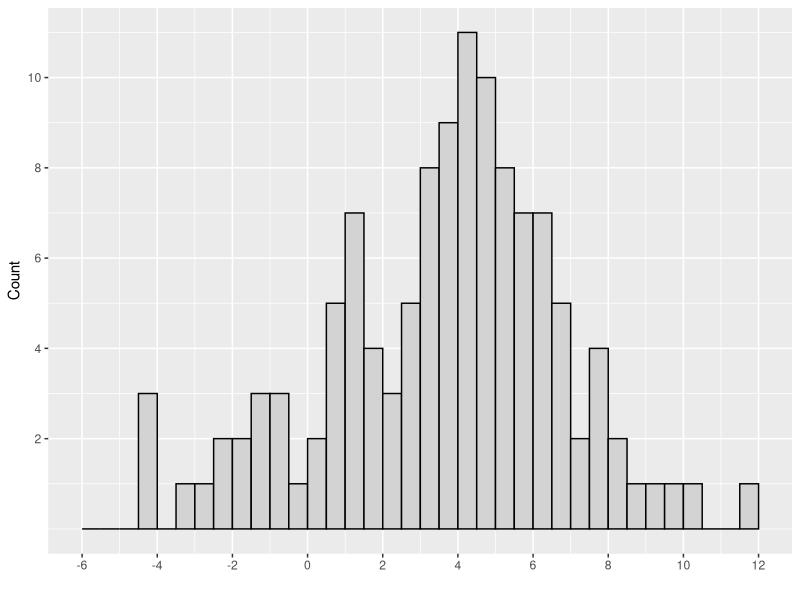
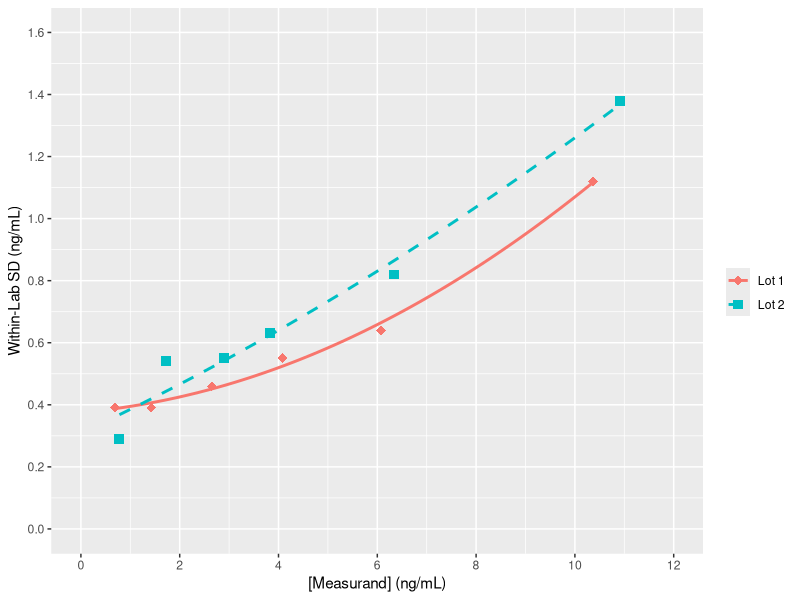
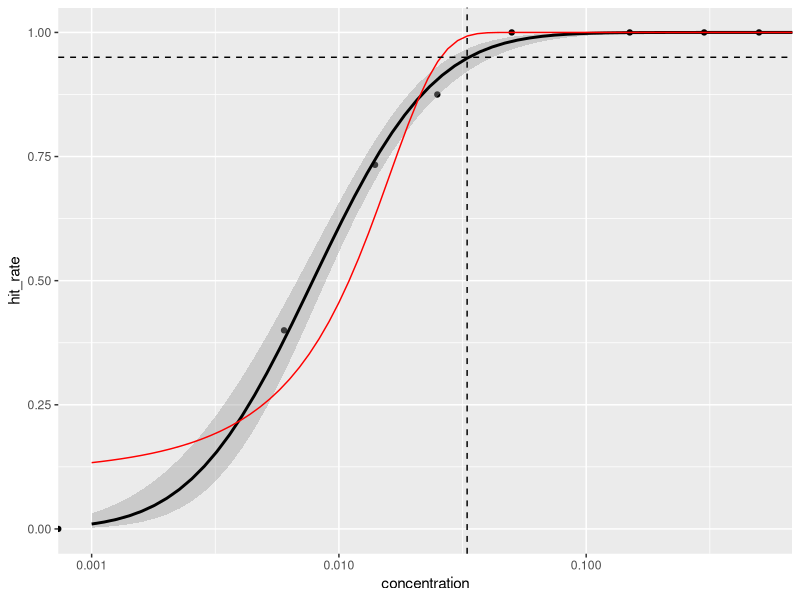

Here is the R script that generated these plots, in order:
## ---- chunk 1
suppressPackageStartupMessages(
  library(tidyverse)
)
## ---- chunk 2
# Table A1. Observed Blank Sample Results for Reagent Lot 1 (Units are pg/mL)
table_a1 <- tibble(
  day = rep(1:3, each = 4),
  replicate = rep(1:4, times = 3),
  `Blank 1` = c( 2.6, -0.8, 5.5, 6.0, 4.5, 0.6, -2.3,   3.4, 5.9, 7.6,  4.1, -1.4),
  `Blank 2` = c( 1.0,  2.9, 4.9, 8.0, 6.9, 5.0,  3.4,   1.2, 6.5, 5.6, -2.2,  2.3),
  `Blank 3` = c(-4.4, -3.4, 7.0, 6.9, 4.3, 3.2, -1.4,  -4.2, 5.9, 7.6,  3.8,  5.8),
  `Blank 4` = c( 1.5, -1.9, 5.1, 5.7, 4.1, 4.5, -0.6,   0.5, 5.4, 7.6,  4.4,  6.6),
  `Blank 5` = c( 1.2, -0.7, 6.1, 5.1, 4.8, 3.3, -2.8,  -1.4, 8.7, 3.6,  5.1,  3.5)
)

## ---- chunk 3
# Table A2. Observed Low Level Sample Results for Reagent Lot 1 (Units are pg/mL)
table_a2 <- tibble(
  day = rep(1:3, each = 4),
  replicate = rep(1:4, times = 3),
  `Low 1` = c(21.0, 22.8, 28.2, 25.9, 26.4, 28.3, 20.7, 21.9, 24.7, 22.5, 28.5, 29.2),
  `Low 2` = c(13.3, 12.6, 18.2, 14.7, 17.8, 14.0, 14.1, 12.5, 11.3, 12.2, 16.2, 13.9),
  `Low 3` = c(12.8, 12.9, 17.4, 16.0, 15.9, 14.1, 11.3,  9.4, 10.6, 13.6, 17.6, 14.9),
  `Low 4` = c(17.3, 19.2, 21.5, 22.2, 24.1, 25.8, 16.0, 16.4, 24.9, 23.8, 22.1, 26.1),
  `Low 5` = c(19.2, 22.7, 28.3, 26.2, 25.1, 30.3, 23.4, 19.2, 26.3, 23.1, 27.5, 30.1)
)
## ---- chunk 4
# Table A3. Observed Blank Sample Results for Reagent Lot 2 (Units are pg/mL)
table_a3 <- tibble(
  day = rep(1:3, each = 4),
  replicate = rep(1:4, times = 3),
  `Blank 1` = c(4.6,  4.1,  1.6, 3.7, 2.2, 0.7, 4.6, 2.6, 1.1, -4.4, 0.9,   0.7),
  `Blank 2` = c(9.2,  8.3,  4.8, 5.4, 4.8, 6.3, 5.4, 9.6, 7.7,  3.1, 6.1,  10.0),
  `Blank 3` = c(6.1,  3.2,  3.9, 1.4, 3.1, 4.1, 1.0, 3.4, 0.1,  0.4, 2.9,  -1.6),
  `Blank 4` = c(4.0, 11.5,  4.5, 3.6, 4.4, 6.8, 7.1, 4.2, 3.7,  3.7, 5.3,   4.5),
  `Blank 5` = c(4.0,  6.2, -0.2, 2.3, 1.6, 2.6, 6.4, 5.7, 4.2,  3.7, 1.4,   1.5) 
)
## ---- chunk 5
# Table A4. Observed Low Level Sample Results for Reagent Lot 2 (Units are pg/mL)
table_a4 <- tibble(
  day = rep(1:3, each = 4),
  replicate = rep(1:4, times = 3),
  `Low 1` = c(22.0, 22.5, 21.8, 22.1, 20.3, 21.0, 25.3, 26.0, 27.2, 25.1, 25.3, 25.3),
  `Low 2` = c(15.6, 21.2, 14.8, 14.9, 16.0, 15.8, 21.6, 22.8, 15.3, 18.7, 18.3, 19.5),
  `Low 3` = c(13.0, 15.9,  9.0,  7.0, 13.4,  8.5, 16.3, 18.1, 12.4, 11.1, 11.3, 10.1),
  `Low 4` = c(18.8, 17.6, 14.1, 14.9, 19.2, 15.8, 19.8, 21.4, 18.0, 18.0, 19.6, 23.1),
  `Low 5` = c(32.9, 30.4, 29.4, 27.6, 27.7, 30.6, 31.4, 30.4, 32.5, 28.9, 29.8, 35.1)
)
## ---- chunk 6

# Add the reagent lots, pivot to a longer format, and convert non-value columns to factors
tables_a14 <- map2_dfr(.x = list(table_a1, table_a2, table_a3, table_a4),  # The tables we need to clean up
                     .y = list("Lot 1", "Lot 1", "Lot 2", "Lot 2"),  # The lots of reagent that map to each of the tables
                     .f = ~ mutate(.x, reagent_lot = .y) %>%
                       pivot_longer(cols = starts_with(c("Blank", "Low")), 
                                    names_to = "sample", 
                                    values_to = "value")) %>%
  separate(sample, into = c("sample_type", "sample_number"), sep = " ", remove = FALSE) %>%
  mutate_at(vars(-value), as.factor)

glimpse(tables_a14)

## ---- chunk 7

alpha <- 0.05  # Type I error risk
pct_B <- 1 - alpha

B <- nlevels(tables_a14$day) *        # Number of days
  nlevels(tables_a14$sample_number) * # Number of unique samples
  nlevels(tables_a14$replicate)       # Number of replicates

rank_position <- 0.5 + (B * pct_B)

# Reproduce table A5  
tables_a14 %>%
  group_by(reagent_lot, sample_type) %>%
  mutate(rank_position = rank(value, ties.method = "random")) %>%
  filter(sample_type == "Blank",
        rank_position %in% 56:60) %>% 
  ungroup() %>%
  arrange(sample_type, reagent_lot, rank_position) %>%
  select(rank_position, reagent_lot, value) %>%
  pivot_wider(names_from = reagent_lot, values_from = value)

# Type 2 quantiles provide averaging at discontinuities
limits_nonparametric <- tables_a14 %>%
  group_by(reagent_lot, sample_type) %>%
    filter(sample_type == "Blank") %>%
  summarize(LoB = quantile(value, 1 - alpha, type = 2), .groups = "drop")  

limits_nonparametric
## ---- chunk 8

z <- qnorm(1-alpha)  # 95th percentile of normal distribution
#z <- round(z, digits = 3)

# Degrees of freedom, total measurements less the number of unique samples
df <- B - nlevels(tables_a14$sample_number)

# "Multiplier factor" as per eqn. 6
c_p = z / (1 - ( 1 / (4 * df)))

table_a6 <- tables_a14 %>%
  filter(sample_type == "Low") %>%
  group_by(sample, reagent_lot) %>%
  summarize(n = n(), SD = sd(value), .groups = "drop") %>%
  arrange(reagent_lot)

table_a6

limits_nonparametric <- table_a6 %>% 
  group_by(reagent_lot) %>%
  summarize(SD_L = sqrt(sum((n - 1) * SD^2) / sum(n-1)), .groups = "drop") %>%
  left_join(limits_nonparametric, by = "reagent_lot") %>%
  mutate(LoD = round(LoB + c_p * SD_L, 1))

## I believe there to be an error in this table - CD, 16-July-2020

limits_nonparametric

## ---- chunk 9

tables_a14 %>%
  filter(sample_type == "Blank") %>%
  ggplot(aes(x = value)) +
  geom_histogram(binwidth = 0.5, color = "black", fill = "lightgrey",
                 boundary = 0.5, closed = "left") +  # Match the binning-style that CLSI uses
  scale_x_continuous(breaks = seq(from = -6, to = 12, by = 2), limits = c(-6, 12), name = "") +
  scale_y_continuous(breaks = seq(2, 10, by = 2), name = "Count")

shapiro.test(tables_a14 %>%
  filter(sample_type == "Blank") %>%
  pull(value) 
)
## ---- chunk 10

table_a7 <- tables_a14 %>%
  filter(sample_type == "Blank") %>%
  group_by(reagent_lot) %>%
  summarize(M_B = round(mean(value), 2),
            SD_B = round(sd(value), 2),
            c_p = c_p,
            .groups = "drop") %>%
  mutate(LoB = round(M_B + c_p * SD_B, 1))

# Row 1 of this table doesn't allign with the document
table_a7

## ---- chunk 11
limits_parametric <- table_a6 %>% 
  group_by(reagent_lot) %>%
  summarize(SD_L = sqrt(sum((n - 1) * SD^2) / sum(n-1)), .groups = "drop") %>%
  right_join(table_a7, by = "reagent_lot") %>%
  mutate(LoD = round(LoB + c_p * SD_L, 1))

limits_parametric


## ---- chunk 12
# Confirm we've reproduced the values in the text
stopifnot(
  near(
    limits_nonparametric$LoB, 
    c(7.6, 9.4)
  ))

stopifnot(
  near(
    limits_nonparametric$LoD,
    c(12.7, 13.8)    # Values according to my math  
    # c(14.5, 13.8)  # Values according to document
  ))

stopifnot(
  near(
    limits_parametric$LoB,
    c(8.8, 8.6)
  ))

stopifnot(
  near(
    limits_parametric$LoD,
    c(13.9, 13.0)    # Values according to my math  
    # c(13.9, 13.2)  # Values according to document
  ))
## ---- chunk 13

table_b1 <- tibble(
  sample_id = LETTERS[1:6],
  mean.lot1 = c(0.69, 1.42, 2.65, 4.08, 6.08, 10.36),
  SD_WL.lot1 = c(0.39, 0.39, 0.46, 0.55, 0.64, 1.12),
  mean.lot2 = c(0.78, 1.73, 2.89, 3.82, 6.33, 10.92), 
  SD_WL.lot2 = c(0.29, 0.54, 0.55, 0.63, 0.82, 1.38))

table_b1

## ---- chunk 14

table_b1 <- table_b1 %>%
  pivot_longer(-sample_id) %>%
  separate(name, sep = "\\.", into = c("name", "reagent_lot")) %>%
  pivot_wider(names_from = name, values_from = value) %>%
  mutate(reagent_lot = str_replace(reagent_lot, "lot", "Lot ")) %>%
  mutate_if(is.character, factor)

glimpse(table_b1)
## ---- chunk 15

fits <- table_b1 %>% 
  group_by(reagent_lot) %>%
  do(poly_fit = lm(formula = .$SD_WL ~ poly(.$mean, 2, raw = TRUE)))

# These are the same coefficients that Excel returns
# Presumably this is what the guideline means when it says 'done using a spreadsheet'
# They differ from the coefficients reported in the guideline

fits$poly_fit

# Lot 1 Reported:    0.3741 / 0.0149 / 0.0055
# Lot 1 Calculated:  0.3756 / 0.0137 / 0.0056
# Lot 2 Reported:    0.2801 / 0.0817 / 0.0017
# Lot 2 Calculated:  0.3086 / 0.0747 / 0.0020

table_b1 %>%
  ggplot(aes(x = mean, y = SD_WL)) +
  geom_point(aes(color = reagent_lot, shape = reagent_lot), size = 3) +
  stat_smooth(method = "lm", formula = y ~ poly(x, 2), aes(color = reagent_lot, lty = reagent_lot), se = FALSE) +
  scale_shape_manual(values = c("diamond", "square"), name = "") +
  scale_color_discrete(name = "") +
  scale_x_continuous(name = "[Measurand] (ng/mL)",   limits = c(0, 12),  breaks = seq(0, 12,  by = 2)) +
  scale_y_continuous(name = "Within-Lab SD (ng/mL)", limits = c(0, 1.6), breaks = seq(0, 1.6, by = 0.2)) +
  scale_linetype_manual(values = c(1, 2), name = "")

## ---- chunk 16

# Unable to calculate directly (either in R or via Excel), so input from text
coefficients <- tribble(
  ~ reagent_lot, ~ C0, ~ C1, ~ C2,
  "Lot 1", 0.3741, 0.0149, 0.0055, # From text
# "Lot 1", 0.3756, 0.0137, 0.0056, # Calculated
  "Lot 2", 0.2801, 0.0817, 0.0017) # From text
# "Lot 2", 0.3086, 0.0747, 0.0020) # Calculated


N <- 80  # Measurements per sample
K <- 6   # Number of samples
N_tot <- N * K  # Total measurements
alpha <- 0.05
Z <- qnorm(1 - alpha)
c_p <- Z / ( 1 - ( 1 / (4 * (N_tot - K))))

LoB <- 0.51  # From section 5.4.3.2

LoD <- coefficients %>%
  mutate(LoD = LoB + c_p * (C0 + C1 * LoB + C2 * LoB^2))

## ---- chunk 17

table_b2 <- tibble(
  mc = c(seq(from = 0.5, to = 1.3, by = 0.1), 
         seq(from = 1.1, to = 1.2, by = 0.01)),
  SD_WL.lot1 = c(0.383, 0.385, 0.387, 0.390, 0.392, 0.395, 0.397, 0.400, 0.403, 
                 0.397, 0.397, 0.398, 0.398, 0.398, 0.399, 0.399, 0.399, 0.399, 0.400, 0.400),
  SD_WL.lot2 = c(0.348, 0.355, 0.363, 0.371, 0.379, 0.387, 0.394, 0.402, 0.410,
                 0.394, 0.395, 0.396, 0.397, 0.398, 0.398, 0.399, 0.400, 0.401, 0.401, 0.402))

# Tidy the table
table_b2 <- table_b2 %>%
  distinct(mc, .keep_all = TRUE) %>%  # Remove the duplicate rows
  pivot_longer(-mc) %>%
  separate(name, into = c("name", "reagent_lot"), sep = "\\.") %>%
  pivot_wider(names_from = name, values_from = value) %>%
  mutate(reagent_lot = str_replace(reagent_lot, "lot", "Lot ")) %>%
  mutate_if(is.character, factor) %>%
  arrange(reagent_lot)

# Calculate the trial LoD and the bias at each concentration
table_b2 <- table_b2 %>%
  mutate(trial_LoD = round(LoB + c_p * SD_WL, 2),
         bias = round(trial_LoD - mc, 2)) 

table_b2

# LoDs are where there is no bias
table_b2 %>%
  filter(!bias) %>%
  select(reagent_lot, LoD = trial_LoD)

## ---- chunk 18

table_c1 <- tibble(
  concentration = c(0.000, 0.025, 0.050, 0.150, 0.300, 0.500),
  positive_total.lot1 = c("0/22", "23/32", "29/32", "32/32", "32/32", "32/32"),
  positive_total.lot2 = c("0/22", "28/32", "32/32", "32/32", "32/32", "32/32"),
  positive_total.lot3 = c("0/22", "27/32", "32/32", "32/32", "32/32", "32/32"),
  hit_rate.lot1 = map_dbl(positive_total.lot1, ~ eval(parse(text = .))),  # This is a quick (lazy) way of
  hit_rate.lot2 = map_dbl(positive_total.lot2, ~ eval(parse(text = .))),  # evaluating the fractions in
  hit_rate.lot3 = map_dbl(positive_total.lot3, ~ eval(parse(text = .))))  # the first three columns.

table_c1
## ---- chunk 19

table_c2 <- tibble(
  concentration = c(0.006, 0.014),
  positive_total.lot1 = c("11/30", "15/30"),
  positive_total.lot2 = c("12/30", "22/30"),
  positive_total.lot3 = c("22/34", "31/34"),
  hit_rate.lot1 = map_dbl(positive_total.lot1, ~ eval(parse(text = .))),  # This is a quick (lazy) way of
  hit_rate.lot2 = map_dbl(positive_total.lot2, ~ eval(parse(text = .))),  # evaluating the fractions in
  hit_rate.lot3 = map_dbl(positive_total.lot3, ~ eval(parse(text = .))))  # the first three columns.

table_c2
## ---- chunk 20

tables_c12 <- table_c1 %>%
  bind_rows(table_c2) %>% 
  select(-starts_with("positive_total.lot")) %>%
  pivot_longer(-concentration) %>%
  separate(name, into = c("name", "reagent_lot"), sep = "\\.") %>%
  pivot_wider(names_from = name, values_from = value) %>%
  mutate(reagent_lot = str_replace(reagent_lot, "lot", "Lot ")) %>%
  arrange(reagent_lot, concentration)
## ---- chunk 21

df <- tables_c12 %>%
  filter(reagent_lot == "Lot 2")

probit_model <- glm(formula = df$hit_rate ~ df$concentration, family = quasibinomial(link = "probit"))

intercept <- coef(probit_model)[[1]]
slope <- coef(probit_model)[[2]]

predict(probit_model, newdata = tibble("concentration" = 0.05), type = "response")

invlink_fn <- function(x) pnorm(x * slope + intercept)

df %>%
  ggplot(aes(x = concentration, y = hit_rate)) +
  geom_point() +
  scale_x_log10(breaks = c(0.001, 0.01, 0.1, 1), limits = c(0.001, 10)) +
  geom_smooth(formula = y ~ x, color = "black", fullrange = TRUE,
              method = "glm", method.args = list(family = quasibinomial(link = "probit"))) +
  stat_function(fun = invlink_fn, color = "red") +
  geom_hline(yintercept = 0.95, lty = 2) +
  geom_vline(xintercept = 0.033, lty = 2) +
  coord_cartesian(xlim = c(0.001, 0.5))


p <- ggplot(df, aes(x = concentration, y = hit_rate)) + 
    geom_smooth(formula = y ~ x, color = "black", fullrange = TRUE,
              method = "glm", method.args = list(family = quasibinomial(link = "probit")))
